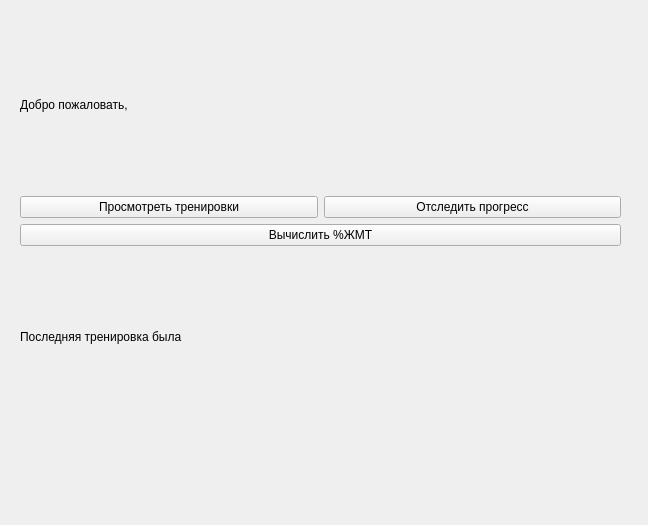
<?xml version="1.0" encoding="UTF-8"?>
<ui version="4.0">
 <class>Form</class>
 <widget class="QWidget" name="Form">
  <property name="geometry">
   <rect>
    <x>0</x>
    <y>0</y>
    <width>648</width>
    <height>525</height>
   </rect>
  </property>
  <property name="windowTitle">
   <string>Form</string>
  </property>
  <widget class="QWidget" name="verticalLayoutWidget">
   <property name="geometry">
    <rect>
     <x>20</x>
     <y>20</y>
     <width>601</width>
     <height>401</height>
    </rect>
   </property>
   <layout class="QVBoxLayout" name="verticalLayout">
    <item>
     <widget class="QLabel" name="lbl_greeting">
      <property name="text">
       <string>Добро пожаловать, </string>
      </property>
     </widget>
    </item>
    <item>
     <layout class="QHBoxLayout" name="horizontalLayout">
      <item>
       <widget class="QPushButton" name="btn_view_train">
        <property name="text">
         <string>Просмотреть тренировки</string>
        </property>
       </widget>
      </item>
      <item>
       <widget class="QPushButton" name="btn_progress">
        <property name="text">
         <string>Отследить прогресс</string>
        </property>
       </widget>
      </item>
     </layout>
    </item>
    <item>
     <widget class="QPushButton" name="btn_fat_perc">
      <property name="text">
       <string>Вычислить %ЖМТ</string>
      </property>
     </widget>
    </item>
    <item>
     <widget class="QLabel" name="lbl_last_train">
      <property name="text">
       <string>Последняя тренировка была </string>
      </property>
     </widget>
    </item>
   </layout>
  </widget>
 </widget>
 <resources/>
 <connections/>
</ui>
